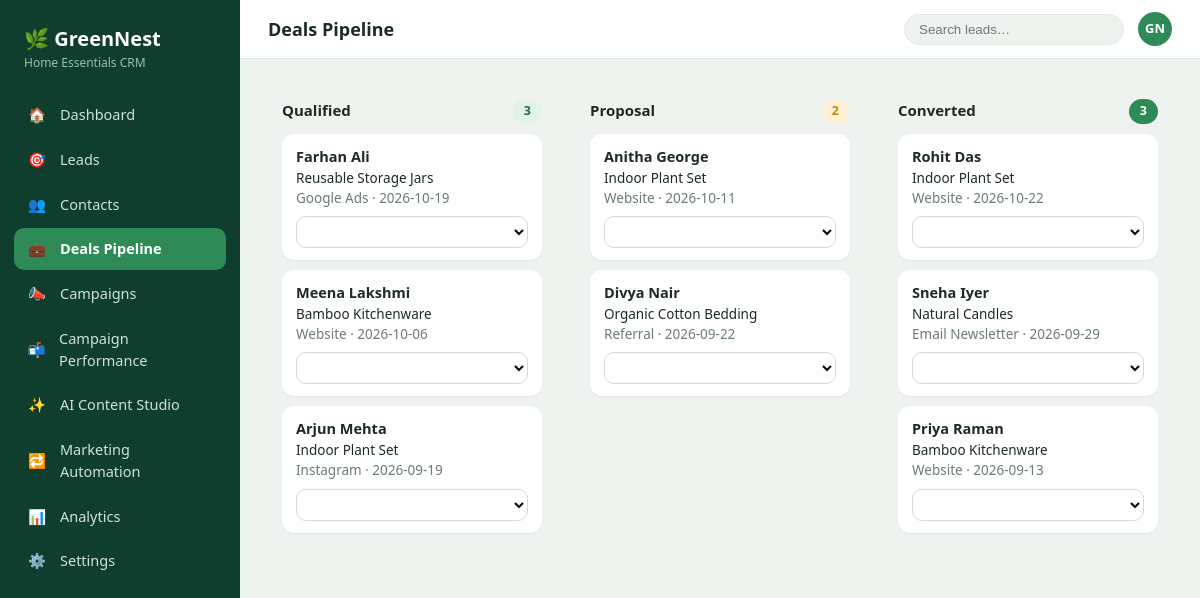
Page /deals on the committed database.
### tables this page shows
CREATE TABLE leads(
        id INTEGER PRIMARY KEY AUTOINCREMENT, name TEXT NOT NULL, email TEXT NOT NULL, phone TEXT,
        source TEXT, status TEXT DEFAULT 'New', product_interest TEXT, created_at TEXT);

### app.py (the view)
@app.route("/deals")
def deals():
    stages = {s: rows("SELECT * FROM leads WHERE status=? ORDER BY id DESC", (s,)) for s in ("Qualified", "Proposal", "Converted")}
    return render_template("deals.html", title="Deals Pipeline", stages=stages)

### app.py (called while the page is built)
def get_db():
    if "db" not in g:
        g.db = sqlite3.connect(DB_PATH)
        g.db.row_factory = sqlite3.Row
    return g.db

def rows(sql, args=()):
    return get_db().execute(sql, args).fetchall()

@app.context_processor
def inject_globals():
    return {"NAV": NAV, "STATUSES": STATUSES, "SOURCES": SOURCES, "PRODUCTS": PRODUCTS,
            "CHANNELS": CHANNELS, "CAMPAIGN_STATUSES": CAMPAIGN_STATUSES}

### templates/deals.html
{% extends "base.html" %}{% from "_macros.html" import status_select %}
{% block body %}
<div class="kanban">{% for stage, items in stages.items() %}
<div class="kcol"><h3>{{ stage }} <span class="badge b-{{ stage|lower }}">{{ items|length }}</span></h3>
{% for l in items %}<div class="card"><b>{{ l.name }}</b>{{ l.product_interest }}<br><span class="muted">{{ l.source }} · {{ l.created_at }}</span>{{ status_select(l) }}</div>
{% else %}<p class="muted">No leads in this stage.</p>{% endfor %}</div>{% endfor %}</div>
{% endblock %}

### templates/_macros.html (shortened to what this page needs)
{% macro status_select(lead) %}<form method="post" action="{{ url_for('lead_status', lead_id=lead.id) }}">
<select name="status" aria-label="Status for {{ lead.name }}" onchange="this.form.submit()">{% for s in STATUSES %}<option {{ 'selected' if s==lead.status }}>{{ s }}</option>{% endfor %}</select>
<noscript><button class="btn ghost">Save</button></noscript></form>{% endmacro %}

### static/style.css (style rules this page uses)
:root { --side:#0f3d2e;--side2:#16513c;--bg:#eef3ef;--panel:#fff;--green:#2e8b57;--green-d:#1f6b42;--green-l:#e3f1e8; --text:#1d2b24;--muted:#6b7c73;--line:#e1e9e3;--red:#c0392b;--amber:#c98a0b;--blue:#2f6fa3 }
* { box-sizing:border-box }
body { margin:0;font-family:"Segoe UI",system-ui,sans-serif;background:var(--bg);color:var(--text);font-size:15px;line-height:1.5 }
.badge { display:inline-block;padding:3px 11px;border-radius:20px;font-size:12.5px;font-weight:600;background:var(--green-l);color:var(--green-d) }
.b-qualified,.b-active { background:#dff3e6;color:var(--green-d) }
.b-proposal { background:#fdf0d5;color:var(--amber) }
.b-converted,.b-completed { background:var(--green);color:#fff }
select,input[type=text],input[type=email],input[type=number],textarea { font:inherit;padding:9px 12px;border:1px solid #cfdcd3;border-radius:10px;background:#fff;width:100% }
.kanban { display:grid;grid-template-columns:repeat(3,1fr);gap:20px }
.kcol { background:var(--bg);border-radius:14px;padding:14px }
.kcol h3 { margin:0 0 10px;font-size:15px;display:flex;justify-content:space-between }
.card { background:#fff;border-radius:12px;padding:12px 14px;margin-bottom:10px;font-size:13.5px;box-shadow:0 1px 2px rgba(0,0,0,.05) }
.card b { display:block;font-size:14.5px }
.card select { margin-top:8px;width:100%;font-size:13px;padding:5px 8px }
.muted { color:var(--muted) }

### rows in the picture
leads: name "Farhan Ali", product_interest "Reusable Storage Jars", source "Google Ads", created_at "2026-10-19"
leads: name "Meena Lakshmi", product_interest "Bamboo Kitchenware", source "Website", created_at "2026-10-06"
leads: name "Arjun Mehta", product_interest "Indoor Plant Set", source "Instagram", created_at "2026-09-19"
leads: name "Anitha George", product_interest "Indoor Plant Set", source "Website", created_at "2026-10-11"
leads: name "Divya Nair", product_interest "Organic Cotton Bedding", source "Referral", created_at "2026-09-22"
leads: name "Rohit Das", product_interest "Indoor Plant Set", source "Website", created_at "2026-10-22"
leads: name "Sneha Iyer", product_interest "Natural Candles", source "Email Newsletter", created_at "2026-09-29"
leads: name "Priya Raman", product_interest "Bamboo Kitchenware", source "Website", created_at "2026-09-13"

### other values in the picture
{{ icon }} "🏠" "🎯" "👥" "💼" "📣" "📬" "✨" "🔁" "📊" "⚙️"
{{ label }} "Dashboard" "Leads" "Contacts" "Deals Pipeline" "Campaigns" "Campaign Performance" "AI Content Studio" "Marketing Automation" "Analytics" "Settings"
{{ title }} "Deals Pipeline"
{{ stage }} "Qualified" "Proposal" "Converted"
{{ items|length }} "3" "2" "3"
